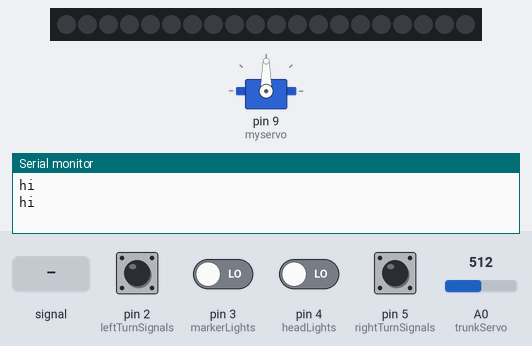
Bench run of a sketch on a simulated Arduino Uno, built with avr-gcc and run on an emulated ATmega328P. Parts: servo, 20 RGB LEDs in strip order, left to right, the last lines printed to the serial monitor. The test bench sets the inputs (shaded band); at power-on: pin 2 (leftTurnSignals), pin 3 (markerLights), pin 4 (headLights), pin 5 (rightTurnSignals) LOW, A0 (trunkServo) = 512.

Above: at 1.2 s.
1.3 s: pin 2 (leftTurnSignals) pulled HIGH for 0.15 s
At 2.9 s:
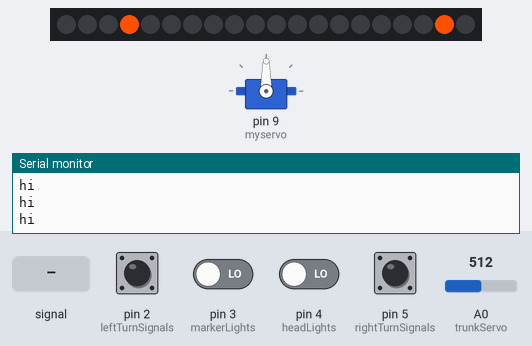
4.4 s: pin 4 (headLights) driven HIGH
At 5.4 s:
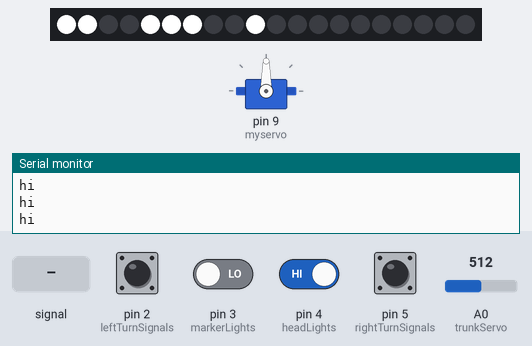
At 6.2 s:
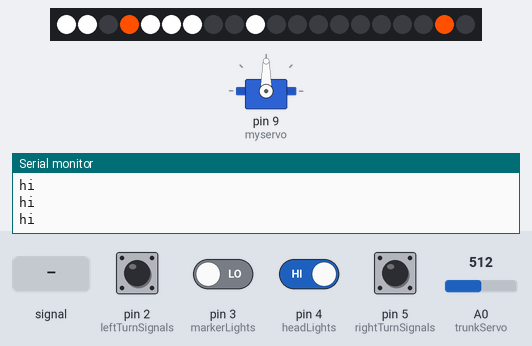
7.4 s: A0 (trunkServo) set to 716
At 9.3 s:
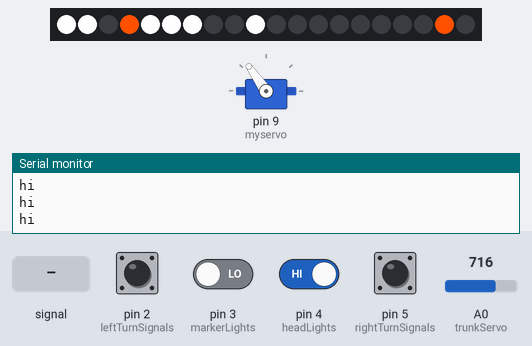
10.4 s: A0 (trunkServo) fed a 200 Hz sine of ±81 counts around its level
13.4 s: A0 (trunkServo) fed a 1000 Hz sine of ±255 counts around its level
16.4 s: A0 (trunkServo) fed a 2 Hz sine of ±306 counts around its level
Timing chart, 0 to 20.4 s (numbered marks = the images above; inputs shaded):
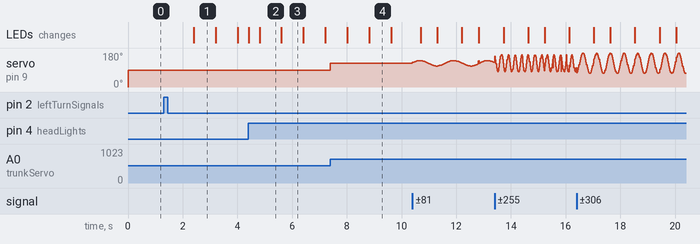

The sketch:

Final_Project.ino
```cpp
#include <Servo.h>
Servo myservo;

#include <Adafruit_NeoPixel.h>
Adafruit_NeoPixel strip(20, 6);


int pos = 0;

// Neopixel Color Variables
uint32_t amber = strip.Color(255, 80, 0);
uint32_t red = strip.Color(255, 0, 0);
uint32_t white = strip.Color(255, 255, 255);
uint32_t off = strip.Color(0,0,0);

// Button Pin Variables
int leftTurnSignals = 2;
int markerLights = 3;
int headLights = 4;
int rightTurnSignals = 5;

// Servo Pin Variables
int trunkServo = 0; // potentiometer pin
int potVal;

// States
// Left Turn Signal States
boolean currentLTState = false;
boolean prevLTState = false;

// Marker Lights States
boolean currentMLState = false;
boolean prevMLState = false;

// Head Lights States
boolean currentHLState = false;
boolean prevHLState = false;

// Right Turn Signals
boolean currentRTState = false;
boolean prevRTState = false;

boolean isLTState = true;
boolean isRTState = true;
boolean isMLState = false;
boolean isHLState = false;

void setup() {
Serial.begin (9600);

// Servo Pin
myservo.attach(9);  // servo pin

// More Button Stuff
pinMode(leftTurnSignals, INPUT);
pinMode(markerLights, INPUT);
pinMode(headLights, INPUT);
pinMode(rightTurnSignals, INPUT);
pinMode(trunkServo, INPUT);

// NeoPixel Starter Stuff
strip.begin();
strip.clear();
strip.show();
strip.setBrightness(255);
}

void loop() {
// State and Debounce Stuff
// turnSignals(9, amber, 1000);

// Left Turn Signal
 prevLTState = currentLTState;
  currentLTState = debounce(leftTurnSignals, prevLTState);

// Right Turn Signal
 prevRTState = currentRTState;
  currentRTState = debounce(rightTurnSignals, prevRTState);

// Marker Lights
 prevMLState = currentMLState;
  currentMLState = debounce(markerLights, prevMLState);

// Head Lights
 prevHLState = currentHLState;
  currentHLState = debounce(headLights, prevHLState);

// Make The Left Turn Signals Work
  if(currentLTState == true && prevLTState == false){
    if(isLTState == false){
 turnSignalsLeft(3, amber, 800);
 isLTState = true;
    }
    else{
       turnSignalsLeft(3, off, 800);
       isLTState = false;
    }
  }
      if(isLTState == false){
 turnSignalsLeft(3, amber, 800);
//  Serial.println("left");

    }
    else{
       turnSignalsLeft(3, off, 800);
    }

// Make The Right Turn Signals Work
  if(currentRTState == true && prevRTState == false){
    if(isRTState == false){
 turnSignalsRight(8, amber, 800);
 isRTState = true;
    }
    else{
       turnSignalsRight(8, off, 800);
       isRTState = false;
    }
  }
      if(isRTState == false){
 turnSignalsRight(8, amber, 800);
// Serial.println("right on");
    }
    else{
       turnSignalsRight(8, off, 800);
//       Serial.println("right off");
    }

// Make The Marker And Rear Lights Work
  if(currentMLState == true && prevMLState == false){
    if(isMLState == false){
    markerAndRearLights(2, white);
    markerAndRearLights(7, white);
    markerAndRearLights(10, red);
    markerAndRearLights(11, red);
    markerAndRearLights(16, red);
    markerAndRearLights(17, red);
    isMLState = true;
    }
      else{
    markerAndRearLights(2, 0);
    markerAndRearLights(7, 0);
    markerAndRearLights(10, 0);
    markerAndRearLights(11, 0);
    markerAndRearLights(16, 0);
    markerAndRearLights(17, 0);
    isMLState = false;
    }
  }


// Make The Head And Fog Lights Work
  if(currentHLState == true && prevHLState == false){
    if(isHLState == false){
    headAndFogLights(0, white);
    headAndFogLights(1, white);
    headAndFogLights(4, white);
    headAndFogLights(5, white);
    headAndFogLights(6, white);
    headAndFogLights(9, white);
    isHLState = true;
    }
    else{
    headAndFogLights(0, 0);
    headAndFogLights(1, 0);
    headAndFogLights(4, 0);
    headAndFogLights(5, 0);
    headAndFogLights(6, 0);
    headAndFogLights(9, 0);
    isHLState = false;
    }
  }

// Move The Trunk
  trunkMove();
 }

boolean debounce(int aButton, boolean aprevState) {
// track the button's current state
  boolean aButtonState = digitalRead(aButton);

// if you pressed the button this frame, then
// wait so you don't read the button again
// while it is bouncing
  if (aButtonState == HIGH && aprevState == LOW) {
    delay(15);
  }
// return the button's current state
  return aButtonState;
}

void turnSignalsLeft(int pix, uint32_t color, int interval){
  static unsigned long startTime = millis();
  unsigned long currentTime = millis();
  static boolean TSState = false;

if(currentTime - startTime >= interval){
  if(TSState == false){
  Serial.println("hi");
  if(TSState == false){
  strip.setPixelColor(pix, color);
  strip.setPixelColor(pix + 15, color);
  strip.show();
  TSState = true;
  }
 }
else{
  strip.setPixelColor(pix, 0);
  strip.setPixelColor(pix + 15, 0);
  strip.show();
  TSState = false;
  }
    startTime = millis();
 }
}

void turnSignalsRight(int pix, uint32_t color, int interval){
  static unsigned long startTime = millis();
  unsigned long currentTime = millis();
  static boolean TSState = false;

if(currentTime - startTime >= interval){
  if(TSState == false){
  Serial.println("hi");
  if(TSState == false){
  strip.setPixelColor(pix, color);
  strip.setPixelColor(pix + 4, color);
  strip.show();
  TSState = true;
  }
 }
else{
  strip.setPixelColor(pix, 0);
  strip.setPixelColor(pix + 4, 0);
  strip.show();
  TSState = false;
  }
    startTime = millis();
 }
}


void markerAndRearLights(int pix, uint32_t color){
  strip.setPixelColor(pix, color);
  strip.show();
}

void headAndFogLights(int pix, uint32_t color){
  strip.setPixelColor(pix, color);
  strip.show();
}

void trunkMove(){
      int servpos = map(potVal, 0, 1023, 0, 180);
 potVal = analogRead(trunkServo);
  //Serial.println(potVal);

    myservo.write(servpos);
      //Serial.println(servpos);
}
```

Measured:
- after the input at 1.3 s, the LEDs: change after 1.1 s (image 1)
- after the input at 4.4 s, the LEDs: first change at once (image 2 shows a later state)
- after the input at 7.4 s, servo on pin 9 (myservo): 90° → 125° at once
- what the display in image 1 shows lasts 0.8 s, from 2.4 s to 3.2 s
